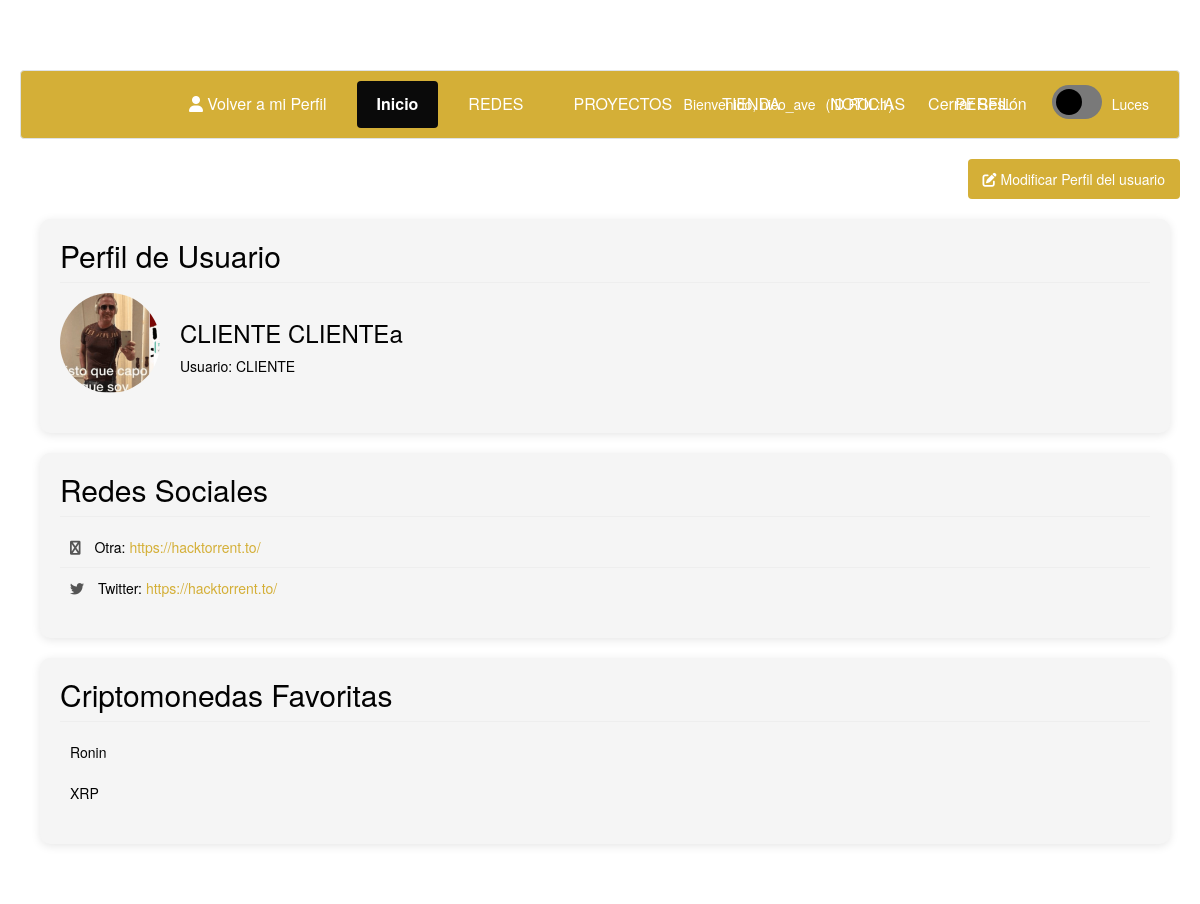
Page /ver_perfil.php?id=33 (signed in) on the committed database.
### tables this page shows
CREATE TABLE `usuarios` (
  `idusuario` int(11) NOT NULL,
  `nickname` varchar(255) NOT NULL,
  `email` varchar(255) NOT NULL,
  `contrasenia` varchar(255) NOT NULL,
  `fb_id` varchar(255) DEFAULT NULL,
  `foto` varchar(255) DEFAULT NULL,
  `descripcion` varchar(255) DEFAULT NULL,
  `twitter` varchar(255) DEFAULT NULL,
  `instagram` varchar(255) DEFAULT NULL,
  `facebook` varchar(255) DEFAULT NULL,
  `idestado` int(11) NOT NULL,
  `nombre` varchar(50) NOT NULL,
  `apellido` varchar(50) NOT NULL,
  `discord_id` varchar(255) DEFAULT NULL,
  `avatar` varchar(255) DEFAULT NULL,
  `fecha_registro` datetime NOT NULL DEFAULT current_timestamp()
);

CREATE TABLE `permiso_roles` (
  `idpermiso` int(11) NOT NULL,
  `idrol` int(11) NOT NULL
);

CREATE TABLE `usuario_redes` (
  `idred` int(11) NOT NULL,
  `idusuario` int(11) NOT NULL,
  `tipo_red` varchar(50) NOT NULL,
  `url_red` varchar(255) NOT NULL,
  `fecha_creacion` timestamp NOT NULL DEFAULT current_timestamp()
);

CREATE TABLE `usuario_favoritos` (
  `idfavorito` int(11) NOT NULL,
  `idusuario` int(11) NOT NULL,
  `crypto_id` varchar(50) NOT NULL,
  `crypto_nombre` varchar(100) NOT NULL,
  `fecha_agregado` timestamp NOT NULL DEFAULT current_timestamp()
);

### ver_perfil.php (the view, shortened to what this page needs)
<?php
require 'conexion.php';
$userId = intval($_GET['id']);
$userQuery = mysqli_query($conexion, "SELECT * FROM usuarios WHERE idusuario = $userId");
$user = mysqli_fetch_assoc($userQuery);
$redes_sociales = [];
$query_redes = mysqli_query($conexion, "SELECT * FROM usuario_redes WHERE idusuario = $userId");
while ($red = mysqli_fetch_assoc($query_redes)) {
    $redes_sociales[] = $red;
}
$favoritos = [];
$query_favoritos = mysqli_query($conexion, "SELECT * FROM usuario_favoritos WHERE idusuario = $userId");
while ($fav = mysqli_fetch_assoc($query_favoritos)) {
    $favoritos[] = $fav;
}
?>
<!DOCTYPE html>
<html lang="es">
<head>
    <link href="admin/css/perfil.css" rel="stylesheet">
    <link rel="stylesheet" href="https://cdnjs.cloudflare.com/ajax/libs/font-awesome/6.0.0/css/all.min.css">
    <link href="admin/css/EstilosAdicionalesABM.css" rel="stylesheet">
</head>
<body>
<?php include("header_usuario.php"); ?>
<?php
    if(isset($_SESSION['logueado']) && $_SESSION['logueado'] > 0) {
        $idrol = $_SESSION['rol'];
        $permiso = mysqli_query($conexion, "SELECT p.descripcion, pr.idpermiso FROM permisos AS p, permiso_roles AS pr WHERE p.idpermiso = pr.idpermiso AND pr.idrol = $idrol;");
        while($r = mysqli_fetch_array($permiso)) {
            $nombre_permiso = $r['descripcion'];
            switch($nombre_permiso) {
                case 'modificar usuario': ?>
                    <div class="row">
                        <div class="col-xs-12 text-right">
                            <a href='modificar_perfil.php?id=<?php echo $userId; ?>' class="btn btn-default">
                                <i class="fas fa-edit"></i> Modificar Perfil del usuario
                            </a>
                        </div>
                    </div>
                    <?php
                    break;
            }
        }
    }
?>
<div class="container">
    <div class="profile-section">
        <h2>Perfil de Usuario</h2>
        <div style="display: flex; align-items: center; margin-bottom: 20px;">
            <img src="uploads/perfiles/<?php echo $user['foto']; ?>" alt="Foto de perfil" style="width: 100px; height: 100px; border-radius: 50%; object-fit: cover; margin-right: 20px;">
            <div>
                <h3><?php echo $user['nombre'] . ' ' . $user['apellido']; ?></h3>
                <p>Usuario: <?php echo $user['nickname']; ?></p>
            </div>
        </div>
    </div>
    <div class="profile-section">
        <h2>Redes Sociales</h2>
        <ul class="social-media-list">
            <?php if (empty($redes_sociales)): ?>
                <li>Este usuario no ha agregado redes sociales.</li>
            <?php else: ?>
                <?php
                $iconos_redes = [
                    'Facebook' => 'facebook',
                    'Twitter' => 'twitter',
                    'Instagram' => 'instagram',
                    'LinkedIn' => 'linkedin',
                    'YouTube' => 'youtube',
                    'TikTok' => 'tiktok',
                    'GitHub' => 'github',
                    'Otra' => 'share-alt'
                ];
                foreach ($redes_sociales as $red):
                    $tipo_red = $red['tipo_red'] ?? 'Otra';
                    $clase_icono = $iconos_redes[$tipo_red] ?? 'share-alt';
                ?>
                    <li>
                        <div>
                            <i class="fab fa-<?php echo $clase_icono; ?> social-icon"></i>
                            <?php echo htmlspecialchars($tipo_red); ?>:
                            <a href="<?php echo htmlspecialchars($red['url_red'] ?? '#'); ?>" target="_blank">
                                <?php echo htmlspecialchars($red['url_red'] ?? 'URL no disponible'); ?>
                            </a>
                        </div>
                    </li>
                <?php endforeach; ?>
            <?php endif; ?>
        </ul>
    </div>
    <div class="profile-section">
        <h2>Criptomonedas Favoritas</h2>
        <ul class="favorites-list">
            <?php if (empty($favoritos)): ?>
                <li>Este usuario no tiene criptomonedas favoritas.</li>
            <?php else: ?>
                <?php foreach ($favoritos as $fav): ?>
                    <li>
                        <span><?php echo htmlspecialchars($fav['crypto_nombre']); ?></span>
                    </li>
                <?php endforeach; ?>
            <?php endif; ?>
        </ul>
    </div>
</div>
</body>
</html>

### header_usuario.php (shortened to what this page needs)
<?php
$idusuario = $_SESSION['logueado'];
$consulta = mysqli_query($conexion, "SELECT * FROM usuarios WHERE idusuario = $idusuario");
while($respuesta = mysqli_fetch_assoc($consulta)) {
    $nick = $respuesta['nickname'];
    $rol = $_SESSION['rol'];
}
?>
<link href="admin/css/perfil.css" rel="stylesheet">
<link rel="stylesheet" href="https://maxcdn.bootstrapcdn.com/bootstrap/3.3.5/css/bootstrap.min.css">
<link href="admin/css/proyectlist.css" rel="stylesheet">
<link href="admin/css/dark-mode.css" rel="stylesheet">
<link rel="stylesheet" href="https://cdnjs.cloudflare.com/ajax/libs/font-awesome/6.0.0/css/all.min.css">
<div class="navbar">
<?php if (basename($_SERVER['PHP_SELF']) == 'ver_perfil.php'): ?>
        <a href="perfil.php" class="nav-link">
            <i class="fas fa-user"></i> Volver a mi Perfil
        </a>
    <?php endif; ?>
    <a href="inicio.php" class="active">Inicio</a>
    <a href="admin/redeslist.php">REDES</a>
    <a href="admin/proyectoslist.php">PROYECTOS</a>
    <a href=" Archivo tienda.php">TIENDA</a>
    <a href="https://es.cointelegraph.com/tags/games">NOTICIAS</a>
    <a href="perfil.php">PERFIL</a>
    <div class="user-info">
        <span>Bienvenido, <?php echo $nick; ?></span>
        <span>(ID ROL:<?php echo $rol; ?>)</span>
        <a href="logout.php" style="color:rgb(0, 0, 0);">Cerrar Sesión</a>
        <label class="toggle-switch">
                <span class="slider"></span>
                </label>
                <span>Luces</span>
    </div>
</div>

### admin/css/perfil.css (style rules this page uses)
:root { --primary: rgb(212, 175, 55); --secondary: #000000; --dark: #36332d; --light: #f5f6fa; --success: #00b894; --danger: #d63031; --bg-color: #f5f6fa; --text-color: #2d3436; --card-bg: white; }
* { margin: 0; padding: 0; box-sizing: border-box; transition: background-color 0.3s, color 0.3s; }
body { font-family: 'Inter', sans-serif; background-color: var(--bg-color); color: var(--text-color); line-height: 1.6; padding: 20px; }
.container { max-width: 1200px; margin: 0 auto; padding: 20px; }
.toggle-switch { position: relative; display: inline-block; width: 60px; height: 30px; }
.slider { position: absolute; cursor: pointer; top: 0; left: 0; right: 0; bottom: 0; background-color: #ccc; transition: .4s; border-radius: 34px; }
.slider:before { position: absolute; content: ""; height: 22px; width: 22px; left: 4px; bottom: 4px; background-color: white; transition: .4s; border-radius: 50%; }
.navbar { background-color: #9b8028; overflow: hidden; display: flex; justify-content: center; padding: 10px 0; }
.navbar a { color: white; text-align: center; padding: 12px 20px; text-decoration: none; font-size: 16px; margin: 0 5px; border-radius: 4px; transition: background-color 0.3s; }
.navbar a.active { background-color: #0a0a0a; font-weight: bold; }
.user-info { position: absolute; right: 20px; color: white; display: flex; align-items: center; }
.user-info span { margin-right: 10px; }
.btn { background:rgb(212, 175, 55); color: white; border: none; padding: 10px 15px; border-radius: 4px; cursor: pointer; }

### admin/css/EstilosAdicionalesABM.css (style rules this page uses)
.profile-section { background: rgb(245, 245, 245); border-radius: 10px; padding: 20px; margin-bottom: 20px; box-shadow: 0 2px 10px rgba(0,0,0,0.1); }
.profile-section h2 { margin-top: 0; color: #333; border-bottom: 1px solid #eee; padding-bottom: 10px; }
.social-media-list { list-style: none; padding: 0; }
.social-media-list li { display: flex; justify-content: space-between; align-items: center; padding: 10px; border-bottom: 1px solid #eee; }
.social-media-list li:last-child { border-bottom: none; }
.social-icon { margin-right: 10px; color: #555; }
.btn { background:rgb(212, 175, 55); color: white; border: none; padding: 10px 15px; border-radius: 4px; cursor: pointer; }
.favorites-list { list-style: none; padding: 0; }
.favorites-list li { padding: 10px; border-bottom: 1px solid rgb(245, 245, 245); display: flex; justify-content: space-between; align-items: center; }

### admin/css/proyectlist.css (style rules this page uses)
body { background-color: #121212; color: #e0e0e0; min-height: 200px; padding-top: 70px; }
.btn-default { background-color: #333333; color: #e0e0e0; border: 1px solid #444444; }
.container { background-color: #1a1a1a; padding: 20px; border-radius: 8px; }

### admin/css/dark-mode.css (style rules this page uses)
:root { --primary: rgb(212, 175, 55); --secondary: #000000; --bg-color: #ffffff; --text-color: rgb(2, 2, 2); --header-bg: rgb(212, 175, 55); --footer-bg: rgb(212, 175, 55); --card-bg: #c0c0c0; --border-color: #dee2e6; }
* { margin: 0; padding: 0; box-sizing: border-box; transition: background-color 0.3s, color 0.3s, border-color 0.3s; }
body, .container, .row, .col-md-12, .outer_div, .section-container, .game-section { background-color: var(--bg-color) !important; color: var(--text-color) !important; }
.toggle-switch { position: relative; display: inline-block; width: 60px; height: 34px; }
.slider { position: absolute; cursor: pointer; top: 0; left: 0; right: 0; bottom: 0; background-color: #797979; transition: .4s; border-radius: 34px; }
.slider:before { position: absolute; content: ""; height: 26px; width: 26px; left: 4px; bottom: 4px; background-color: rgb(0, 0, 0); transition: .4s; border-radius: 50%; }
.navbar, header { background-color: var(--header-bg) !important; border-color: var(--border-color); color: var(--text-color); }
.btn { background: var(--primary); color: white; border: none; padding: 10px 15px; border-radius: 4px; cursor: pointer; }
a { color: var(--primary); }
.navbar a, .navbar-brand, footer, footer a, footer p { color: rgb(255, 255, 255) !important; }
h1, h2, h3, h4, h5, h6, .game-title, .section-title { color: var(--text-color) !important; }

### rows in the picture
usuarios: nickname "nico_ave"
usuarios: foto (picture), nombre "CLIENTE", apellido "CLIENTEa", nickname "CLIENTE"
usuario_redes: tipo_red "Otra", url_red "https://hacktorrent.to/"
usuario_redes: tipo_red "Twitter", url_red "https://hacktorrent.to/"
usuario_favoritos: crypto_nombre "Ronin"
usuario_favoritos: crypto_nombre "XRP"

### other values in the picture
$rol "1"
